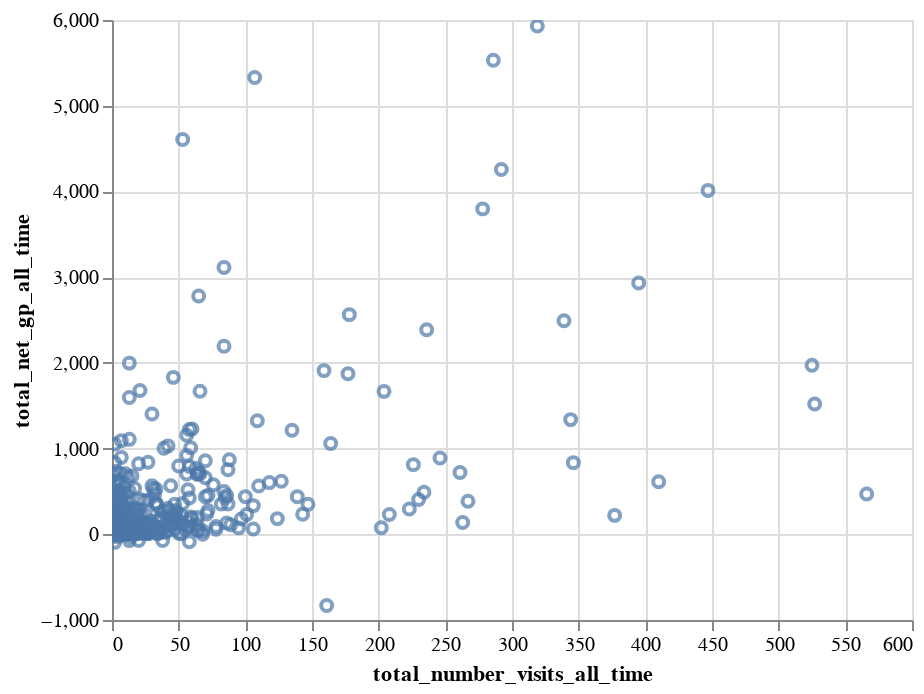

Notebook cell for this chart:
### Markdown cell above
One of the most distinguishing features of Altair is the way in which it enables interactive data visualisation. The Altair Chart method interactive() enables intuitive panning and zooming with the mouse.

### Code cell
alt.Chart(cas_sample_df).mark_point().encode(
    x='total_number_visits_all_time',
    y='total_net_gp_all_time'
).interactive()

### Figure 1 — Vega-Lite specification as saved in the notebook (floating-point values rounded to 4 significant figures; data arrays with more than 128 entries replaced by an {"elided": "..."} marker saying what was removed)
{"$schema": "https://vega.github.io/schema/vega-lite/v3.2.1.json", "config": {"mark": {"tooltip": null}, "view": {"height": 300, "width": 400}}, "data": {"name": "data-e3d3c803e51a02687f4bfbe57201bc20"}, "datasets": {"data-e3d3c803e51a02687f4bfbe57201bc20": {"elided": "1000 records"}}, "encoding": {"x": {"field": "total_number_visits_all_time", "type": "quantitative"}, "y": {"field": "total_net_gp_all_time", "type": "quantitative"}}, "mark": "point", "selection": {"selector007": {"bind": "scales", "encodings": ["x", "y"], "type": "interval"}}}
